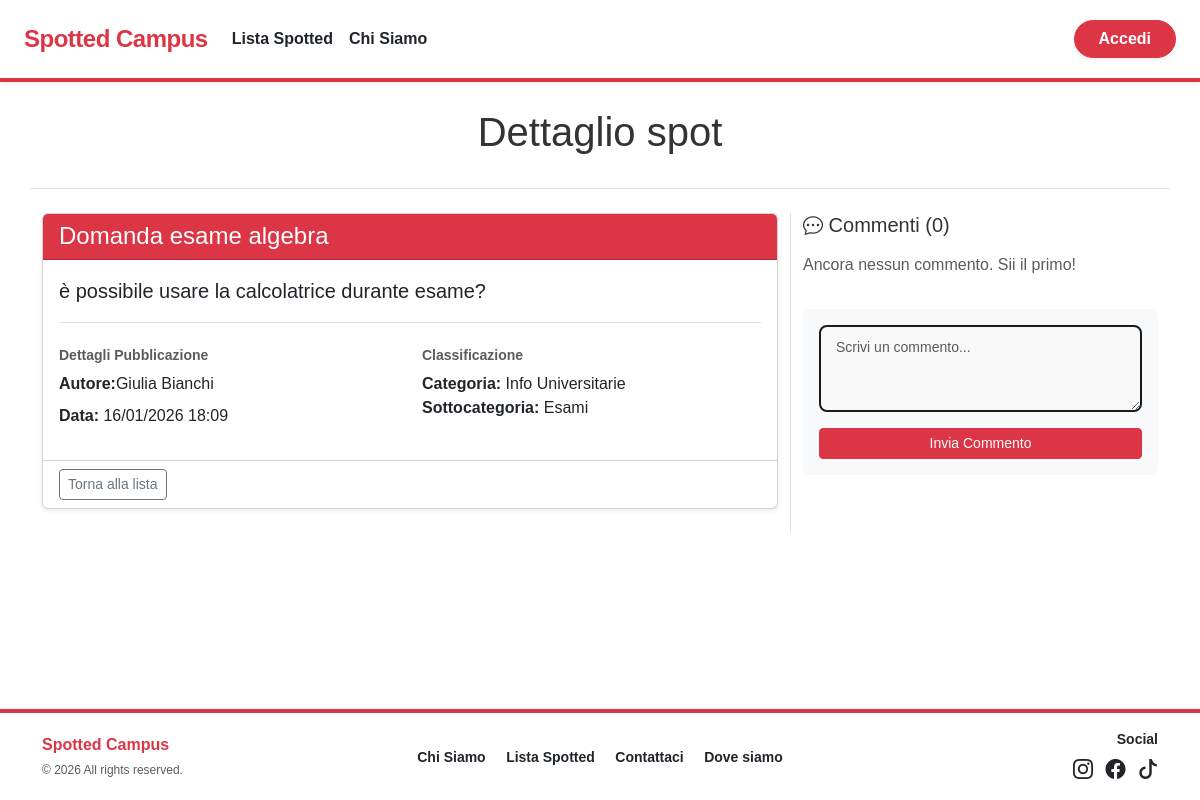
The page /dettaglio-spot.php?id=7 on the database its author committed.
### tables this page shows
CREATE TABLE SPOT (
    idSpot INT AUTO_INCREMENT PRIMARY KEY,
    titolo VARCHAR(255) NOT NULL,
    testo TEXT NOT NULL,
    dataInserimento DATETIME DEFAULT CURRENT_TIMESTAMP,
    stato ENUM('in_attesa', 'approvato', 'rifiutato') DEFAULT 'in_attesa',
    isAnonymous BOOLEAN DEFAULT 0,
    idCategoria INT NOT NULL,
    idSottoCategoria INT,
    usernameUtente VARCHAR(100),
    usernameAdminApprovato VARCHAR(100) NULL, 
    dataApprovazione DATETIME NULL,

    FOREIGN KEY (idCategoria) REFERENCES CATEGORIE(idCategoria),
    FOREIGN KEY (idSottoCategoria) REFERENCES SOTTOCATEGORIE(idSottoCategoria) ON DELETE SET NULL,
    FOREIGN KEY (usernameUtente) REFERENCES UTENTI(username) ON DELETE SET NULL,
    FOREIGN KEY (usernameAdminApprovato) REFERENCES UTENTI(username) ON DELETE SET NULL
);

CREATE TABLE UTENTI (
    username VARCHAR(100) PRIMARY KEY,
    nome VARCHAR(100) NOT NULL,
    cognome VARCHAR(100) NOT NULL,
    password VARCHAR(255) NOT NULL,
    stato ENUM('attivo', 'bloccato') DEFAULT 'attivo',
    idTipo INT NOT NULL, 
    fotoProfilo VARCHAR(255) DEFAULT 'default.png',

    FOREIGN KEY (idTipo) REFERENCES TIPI_UTENTI(idTipo) ON DELETE CASCADE
);

CREATE TABLE CATEGORIE (
    idCategoria INT AUTO_INCREMENT PRIMARY KEY,
    nome VARCHAR(100) UNIQUE NOT NULL
);

CREATE TABLE SOTTOCATEGORIE (
    idSottoCategoria INT AUTO_INCREMENT PRIMARY KEY,
    nome VARCHAR(100) NOT NULL,
    idCategoria INT NOT NULL,

    UNIQUE (nome, idCategoria),
    FOREIGN KEY (idCategoria) REFERENCES CATEGORIE(idCategoria) ON DELETE CASCADE
);

### dettaglio-spot.php (called while the page is built, shortened)
<?php
require_once 'bootstrap.php';
$templateParams["titolo"] = "Dettaglio spot";
$templateParams["nome"] = "spot.php";
$idSpot = $_GET["id"] ?? null;
$templateParams["spot"] = $dbh->getSpotInfo($idSpot);
$templateParams["commenti"] = $dbh->getComments($idSpot);
$templateParams["isPreferito"] = false;
require 'template/base.php';
?>

### db/database.php (called while the page is built, shortened)
<?php
class DatabaseHelper
{
    private $db;
    public function __construct($servername, $username, $password, $dbname, $port)
    {
        $this->db = new mysqli($servername, $username, $password, $dbname, $port);
    }
    public function getSpotInfo($idSpot)
    {
        $query = "SELECT S.*, C.nome AS nomeCategoria, SC.nome AS nomeSottoCategoria,
                        U.nome AS nomeAutore, U.cognome AS cognomeAutore, U.fotoProfilo
                        FROM SPOT S
                        JOIN CATEGORIE C ON S.idCategoria = C.idCategoria
                        LEFT JOIN SOTTOCATEGORIE SC ON S.idSottoCategoria = SC.idSottoCategoria
                        LEFT JOIN UTENTI U ON S.usernameUtente = U.username
                        WHERE S.stato = 'approvato' AND S.idSpot = ?";
        $stmt = $this->db->prepare($query);
        $stmt->bind_param("i", $idSpot);
        $stmt->execute();
        $result = $stmt->get_result();
        return $result->fetch_assoc();
    }
    public function getComments($idSpot)
    {
        $query = "SELECT C1.*, C2.testo AS testoPadre, C2.usernameUtente AS autorePadre, U.fotoProfilo
            FROM COMMENTI C1
            LEFT JOIN COMMENTI C2 ON C1.idCommentoRisposto = C2.idCommento
            JOIN UTENTI U ON C1.usernameUtente = U.username
            WHERE C1.idSpot = ?
            ORDER BY C1.dataPubblicazione ASC";
        $stmt = $this->db->prepare($query);
        $stmt->bind_param("i", $idSpot);
        $stmt->execute();
        $result = $stmt->get_result();
        return $result->fetch_all(MYSQLI_ASSOC);
    }
}

### bootstrap.php (called while the page is built, shortened)
<?php
require_once("db/database.php");
$dbh = new DatabaseHelper("localhost", "root", "", "spotted", 3306);
?>

### template/spot.php (the view, shortened to what this page needs)
<section class="container mt-5">
    <?php if (isset($templateParams["titolo"])): ?>
        <div class="row mb-4 border-bottom pb-4">
            <div class="col-12 text-center">
                <h1 class="display-6"><?php echo $templateParams["titolo"]; ?></h1>
            </div>
        </div>
    <?php endif; ?>
    <div class="row">
        <div class="col-md-8">
            <article class="card shadow-sm mb-4">
                <div class="card-header bg-danger text-white d-flex justify-content-between align-items-center">
                    <h2 class="h4 mb-0"><?php echo htmlspecialchars($templateParams["spot"]["titolo"]); ?></h2>
                </div>
                <div class="card-body">
                    <p class="lead border-bottom pb-3">
                        <?php echo htmlspecialchars($templateParams["spot"]["testo"]); ?>
                    </p>
                    <div class="row mt-4">
                        <div class="col-sm-6">
                            <h3 class="h6 text-muted small fw-bold">Dettagli Pubblicazione</h3>
                            <ul class="list-unstyled">
                                <li class="d-flex align-items-center mb-2">
                                    <strong>Autore:</strong>
                                    <?php
                                    if ($templateParams["spot"]["isAnonymous"]) {
                                        echo '<span class="fst-italic text-secondary">Anonimo <span class="bi bi-incognito" aria-hidden="true"></span></span>';
                                    } else {
                                        echo htmlspecialchars($templateParams["spot"]["nomeAutore"] . " " . $templateParams["spot"]["cognomeAutore"]);
                                    }
                                    ?>
                                </li>
                                <li><strong>Data:</strong>
                                    <?php echo date("d/m/Y H:i", strtotime($templateParams["spot"]["dataInserimento"])); ?>
                                </li>
                            </ul>
                        </div>
                        <div class="col-sm-6">
                            <h3 class="h6 text-muted small fw-bold">Classificazione</h3>
                            <ul class="list-unstyled">
                                <li><strong>Categoria:</strong>
                                       <?php echo htmlspecialchars($templateParams["spot"]["nomeCategoria"]); ?>
                                </li>
                                <li><strong>Sottocategoria:</strong>
                                    <?php echo htmlspecialchars($templateParams["spot"]["nomeSottoCategoria"] ?? 'Nessuna'); ?>
                                </li>
                            </ul>
                        </div>
                    </div>
                </div>
                <div class="card-footer bg-transparent d-flex justify-content-between align-items-center">
                    <a href="lista-categoria.php" class="btn btn-outline-secondary btn-sm">Torna alla lista</a>
                </div>
            </article>
        </div>
        <div class="col-md-4 border-start">
            <aside>
                <h3 class="h5 mb-3"><span class="bi bi-chat-dots" aria-hidden="true"></span> Commenti
                    (<?php echo count($templateParams["commenti"]); ?>)</h3>
                <div id="containerCommenti" class="list-group mb-3 overflow-auto" style="max-height: 35vh;">
                    <?php if (count($templateParams["commenti"]) > 0): ?>
                        <?php foreach ($templateParams["commenti"] as $commento): ?>
                            <div class="list-group-item border-start border-danger border-4 mb-2 shadow-sm rounded">
                                <?php if (!empty($commento["idCommentoRisposto"])): ?>
                                    <div class="bg-light border-start border-secondary border-2 p-1 mb-2 rounded shadow-sm"
                                        style="font-size: 0.75rem; opacity: 0.8;">
                                        <span class="text fw-bold">
                                            <span class="bi bi-quote" aria-hidden="true"></span> In risposta a
                                            <?php echo htmlspecialchars($commento["autorePadre"] ?? 'utente'); ?>:
                                        </span>
                                        <p class="mb-0 text-truncate italic">
                                            "<?php echo htmlspecialchars($commento["testoPadre"] ?? 'messaggio rimosso'); ?>"
                                        </p>
                                    </div>
                                <?php endif; ?>
                                <div class="d-flex justify-content-between align-items-center mb-2">
                                    <div class="d-flex align-items-center">
                                        <?php $imgCommento = !empty($commento["fotoProfilo"]) ? "upload/" . $commento["fotoProfilo"] : "upload/default.png"; ?>
                                        <img src="<?php echo htmlspecialchars($imgCommento); ?>" alt=""
                                            class="rounded-circle me-2" style="width: 30px; height: 30px; object-fit: cover;">
                                        <h4 class="mb-0 fw-bold fs-6">
                                            <?php echo htmlspecialchars($commento["usernameUtente"]); ?>
                                        </h4>
                                    </div>
                                    <small
                                        class="text-muted"><?php echo date("d/m H:i", strtotime($commento['dataPubblicazione'])); ?></small>
                                </div>
                                <p class="mb-1 small"> <span class="visually-hidden">Testo del commento:</span> <?php echo htmlspecialchars($commento["testo"]); ?></p>
                                <div class="text-end">
                                    <a href="?id=<?php echo $templateParams['spot']['idSpot']; ?>&rspTo=<?php echo $commento['idCommento']; ?>#formCommento"
                                        class="text-decoration-none  fw-bold text-danger">
                                        <span class="bi bi-reply" aria-hidden="true"></span> Rispondi
                                    </a>
                                    <?php if (isAdminLoggedIn()): ?>
                                        <form action="elimina-commento.php" method="POST" style="display:inline;">
                                            <input type="hidden" name="id" value="<?php echo $commento['idCommento']; ?>">
                                            <input type="hidden" name="idSpot"
                                                value="<?php echo $templateParams['spot']['idSpot']; ?>">
                                            <button type="submit" class="btn btn-link text-decoration-none small fw-bold text-danger btn-confirm-delete" data-confirm-msg="Sei sicuro di voler eliminare questo commento?">
                                                <span class="bi bi-trash" aria-hidden="true"></span> Elimina
                                            </button>
                                        </form>
                                    <?php endif; ?>
                                </div>
                            </div>
                        <?php endforeach; ?>
                    <?php else: ?>
                        <p class="text-muted">Ancora nessun commento. Sii il primo!</p>
                    <?php endif; ?>
                </div>
                <div class="card card-body bg-light border-0">
                    <form id="formCommento" action="aggiungi-commento.php" method="POST">
                        <div class="mb-3">
                            <textarea class="form-control form-control-sm" name="testo" id="commento" rows="3"
                                placeholder="Scrivi un commento..."></textarea>
                        </div>
                        <button type="submit" class="btn btn-danger btn-sm w-100">
                            Invia Commento
                        </button>
                    </form>
                </div>
            </aside>
        </div>
    </div>
</section>

### css/style.css (style rules this page uses)
body { font-family: 'Outfit', sans-serif; background-color: #ffffff; color: #333; margin: 0; }
.form-control { border: 2px solid #1a1a1a; border-radius: 8px; padding: 10px 15px; font-weight: 500; background-color: #f9f9f9; transition: all 0.2s; }

### rows shown on the page
spot: titolo "Domanda esame algebra", testo "è possibile usare la calcolatrice durante esame?", usernameUtente.cognome "Giulia Bianchi", dataInserimento "16/01/2026 18:09", idCategoria.nome "Info Universitarie", idSottoCategoria.nome "Esami"

### other values the page prints
$templateParams["titolo"] "Dettaglio spot"
count($templateParams["commenti"]) "0"
